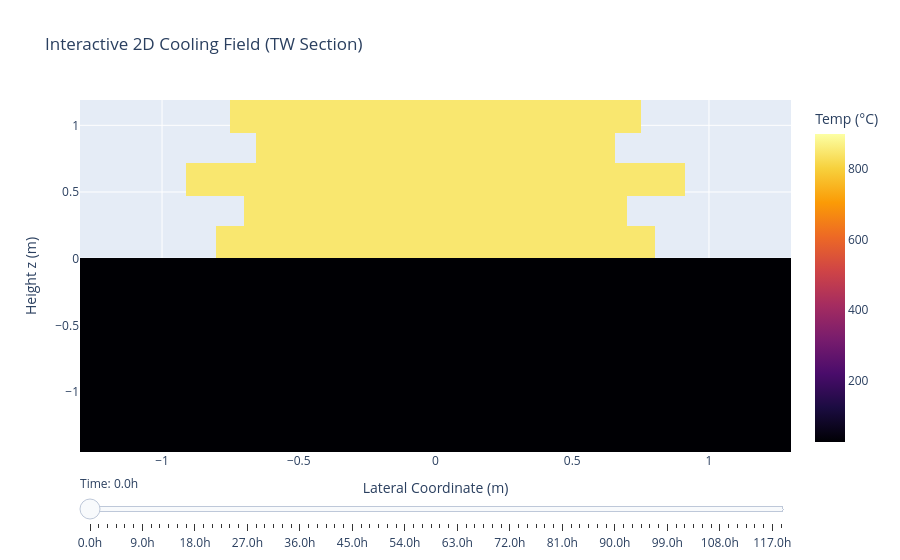

Notebook code cell kept with this figure:
### Markdown cell above
## Temperature evolution, interactive

The slider moves through the cooling run from the moment of stacking ($t = 0$) to the release
temperature ($t = t_{\text{RTP}}$).

### Code cell
# interactive slice through the run
fig_slider = create_interactive_plotly_heatmap(res_tw)
display(fig_slider)

### Figure 1 — Plotly figure (JSON) as saved in the notebook; plotly's stock layout.template omitted (floating-point values rounded to 4 significant figures; data arrays with more than 128 entries replaced by an {"elided": "..."} marker saying what was removed)
{"data": [{"colorbar": {"title": {"text": "Temp (°C)"}}, "colorscale": [[0, "#000004"], [0.1111, "#1b0c41"], [0.2222, "#4a0c6b"], [0.3333, "#781c6d"], [0.4444, "#a52c60"], [0.5556, "#cf4446"], [0.6667, "#ed6925"], [0.7778, "#fb9b06"], [0.8889, "#f7d13d"], [1, "#fcffa4"]], "type": "heatmap", "x": [-1.26, -1.18, -1.1, -1.02, -0.94, -0.8833, -0.85, -0.8167, -0.7917, -0.775, -0.7583, -0.7417, -0.725, -0.7083, -0.6958, -0.6875, -0.6792, -0.6328, -0.5484, -0.4641, -0.3797, -0.2953, -0.2109, -0.1266, -0.04219, 0.04219, 0.1266, 0.2109, 0.2953, 0.3797, 0.4641, 0.5484, 0.6328, 0.6792, 0.6875, 0.6958, 0.7083, 0.725, 0.7417, 0.7583, 0.775, 0.7917, 0.8167, 0.85, 0.8833, 0.94, 1.02, 1.1, 1.18, 1.26], "y": [-1.2, -0.7, -0.375, -0.175, -0.065, -0.015, 0.02083, 0.0625, 0.1042, 0.1458, 0.1875, 0.2292, 0.2683, 0.305, 0.3417, 0.3783, 0.415, 0.4517, 0.4908, 0.5325, 0.5742, 0.6158, 0.6575, 0.6992, 0.7383, 0.775, 0.8117, 0.8483, 0.885, 0.9217, 0.9608, 1.002, 1.044, 1.086, 1.127, 1.169], "z": {"elided": "36x50 float values"}, "zmax": 900, "zmin": 25}], "layout": {"sliders": [{"active": 0, "currentvalue": {"prefix": "Time: "}, "steps": [{"args": [["0.0h"], {"frame": {"duration": 300, "redraw": true}, "mode": "immediate"}], "label": "0.0h", "method": "animate"}, {"args": [["1.5h"], {"frame": {"duration": 300, "redraw": true}, "mode": "immediate"}], "label": "1.5h", "method": "animate"}, {"args": [["3.0h"], {"frame": {"duration": 300, "redraw": true}, "mode": "immediate"}], "label": "3.0h", "method": "animate"}, {"args": [["4.5h"], {"frame": {"duration": 300, "redraw": true}, "mode": "immediate"}], "label": "4.5h", "method": "animate"}, {"args": [["6.0h"], {"frame": {"duration": 300, "redraw": true}, "mode": "immediate"}], "label": "6.0h", "method": "animate"}, {"args": [["7.5h"], {"frame": {"duration": 300, "redraw": true}, "mode": "immediate"}], "label": "7.5h", "method": "animate"}, {"args": [["9.0h"], {"frame": {"duration": 300, "redraw": true}, "mode": "immediate"}], "label": "9.0h", "method": "animate"}, {"args": [["10.5h"], {"frame": {"duration": 300, "redraw": true}, "mode": "immediate"}], "label": "10.5h", "method": "animate"}, {"args": [["12.0h"], {"frame": {"duration": 300, "redraw": true}, "mode": "immediate"}], "label": "12.0h", "method": "animate"}, {"args": [["13.5h"], {"frame": {"duration": 300, "redraw": true}, "mode": "immediate"}], "label": "13.5h", "method": "animate"}, {"args": [["15.0h"], {"frame": {"duration": 300, "redraw": true}, "mode": "immediate"}], "label": "15.0h", "method": "animate"}, {"args": [["16.5h"], {"frame": {"duration": 300, "redraw": true}, "mode": "immediate"}], "label": "16.5h", "method": "animate"}, {"args": [["18.0h"], {"frame": {"duration": 300, "redraw": true}, "mode": "immediate"}], "label": "18.0h", "method": "animate"}, {"args": [["19.5h"], {"frame": {"duration": 300, "redraw": true}, "mode": "immediate"}], "label": "19.5h", "method": "animate"}, {"args": [["21.0h"], {"frame": {"duration": 300, "redraw": true}, "mode": "immediate"}], "label": "21.0h", "method": "animate"}, {"args": [["22.5h"], {"frame": {"duration": 300, "redraw": true}, "mode": "immediate"}], "label": "22.5h", "method": "animate"}, {"args": [["24.0h"], {"frame": {"duration": 300, "redraw": true}, "mode": "immediate"}], "label": "24.0h", "method": "animate"}, {"args": [["25.5h"], {"frame": {"duration": 300, "redraw": true}, "mode": "immediate"}], "label": "25.5h", "method": "animate"}, {"args": [["27.0h"], {"frame": {"duration": 300, "redraw": true}, "mode": "immediate"}], "label": "27.0h", "method": "animate"}, {"args": [["28.5h"], {"frame": {"duration": 300, "redraw": true}, "mode": "immediate"}], "label": "28.5h", "method": "animate"}, {"args": [["30.0h"], {"frame": {"duration": 300, "redraw": true}, "mode": "immediate"}], "label": "30.0h", "method": "animate"}, {"args": [["31.5h"], {"frame": {"duration": 300, "redraw": true}, "mode": "immediate"}], "label": "31.5h", "method": "animate"}, {"args": [["33.0h"], {"frame": {"duration": 300, "redraw": true}, "mode": "immediate"}], "label": "33.0h", "method": "animate"}, {"args": [["34.5h"], {"frame": {"duration": 300, "redraw": true}, "mode": "immediate"}], "label": "34.5h", "method": "animate"}, {"args": [["36.0h"], {"frame": {"duration": 300, "redraw": true}, "mode": "immediate"}], "label": "36.0h", "method": "animate"}, {"args": [["37.5h"], {"frame": {"duration": 300, "redraw": true}, "mode": "immediate"}], "label": "37.5h", "method": "animate"}, {"args": [["39.0h"], {"frame": {"duration": 300, "redraw": true}, "mode": "immediate"}], "label": "39.0h", "method": "animate"}, {"args": [["40.5h"], {"frame": {"duration": 300, "redraw": true}, "mode": "immediate"}], "label": "40.5h", "method": "animate"}, {"args": [["42.0h"], {"frame": {"duration": 300, "redraw": true}, "mode": "immediate"}], "label": "42.0h", "method": "animate"}, {"args": [["43.5h"], {"frame": {"duration": 300, "redraw": true}, "mode": "immediate"}], "label": "43.5h", "method": "animate"}, {"args": [["45.0h"], {"frame": {"duration": 300, "redraw": true}, "mode": "immediate"}], "label": "45.0h", "method": "animate"}, {"args": [["46.5h"], {"frame": {"duration": 300, "redraw": true}, "mode": "immediate"}], "label": "46.5h", "method": "animate"}, {"args": [["48.0h"], {"frame": {"duration": 300, "redraw": true}, "mode": "immediate"}], "label": "48.0h", "method": "animate"}, {"args": [["49.5h"], {"frame": {"duration": 300, "redraw": true}, "mode": "immediate"}], "label": "49.5h", "method": "animate"}, {"args": [["51.0h"], {"frame": {"duration": 300, "redraw": true}, "mode": "immediate"}], "label": "51.0h", "method": "animate"}, {"args": [["52.5h"], {"frame": {"duration": 300, "redraw": true}, "mode": "immediate"}], "label": "52.5h", "method": "animate"}, {"args": [["54.0h"], {"frame": {"duration": 300, "redraw": true}, "mode": "immediate"}], "label": "54.0h", "method": "animate"}, {"args": [["55.5h"], {"frame": {"duration": 300, "redraw": true}, "mode": "immediate"}], "label": "55.5h", "method": "animate"}, {"args": [["57.0h"], {"frame": {"duration": 300, "redraw": true}, "mode": "immediate"}], "label": "57.0h", "method": "animate"}, {"args": [["58.5h"], {"frame": {"duration": 300, "redraw": true}, "mode": "immediate"}], "label": "58.5h", "method": "animate"}, {"args": [["60.0h"], {"frame": {"duration": 300, "redraw": true}, "mode": "immediate"}], "label": "60.0h", "method": "animate"}, {"args": [["61.5h"], {"frame": {"duration": 300, "redraw": true}, "mode": "immediate"}], "label": "61.5h", "method": "animate"}, {"args": [["63.0h"], {"frame": {"duration": 300, "redraw": true}, "mode": "immediate"}], "label": "63.0h", "method": "animate"}, {"args": [["64.5h"], {"frame": {"duration": 300, "redraw": true}, "mode": "immediate"}], "label": "64.5h", "method": "animate"}, {"args": [["66.0h"], {"frame": {"duration": 300, "redraw": true}, "mode": "immediate"}], "label": "66.0h", "method": "animate"}, {"args": [["67.5h"], {"frame": {"duration": 300, "redraw": true}, "mode": "immediate"}], "label": "67.5h", "method": "animate"}, {"args": [["69.0h"], {"frame": {"duration": 300, "redraw": true}, "mode": "immediate"}], "label": "69.0h", "method": "animate"}, {"args": [["70.5h"], {"frame": {"duration": 300, "redraw": true}, "mode": "immediate"}], "label": "70.5h", "method": "animate"}, {"args": [["72.0h"], {"frame": {"duration": 300, "redraw": true}, "mode": "immediate"}], "label": "72.0h", "method": "animate"}, {"args": [["73.5h"], {"frame": {"duration": 300, "redraw": true}, "mode": "immediate"}], "label": "73.5h", "method": "animate"}, {"args": [["75.0h"], {"frame": {"duration": 300, "redraw": true}, "mode": "immediate"}], "label": "75.0h", "method": "animate"}, {"args": [["76.5h"], {"frame": {"duration": 300, "redraw": true}, "mode": "immediate"}], "label": "76.5h", "method": "animate"}, {"args": [["78.0h"], {"frame": {"duration": 300, "redraw": true}, "mode": "immediate"}], "label": "78.0h", "method": "animate"}, {"args": [["79.5h"], {"frame": {"duration": 300, "redraw": true}, "mode": "immediate"}], "label": "79.5h", "method": "animate"}, {"args": [["81.0h"], {"frame": {"duration": 300, "redraw": true}, "mode": "immediate"}], "label": "81.0h", "method": "animate"}, {"args": [["82.5h"], {"frame": {"duration": 300, "redraw": true}, "mode": "immediate"}], "label": "82.5h", "method": "animate"}, {"args": [["84.0h"], {"frame": {"duration": 300, "redraw": true}, "mode": "immediate"}], "label": "84.0h", "method": "animate"}, {"args": [["85.5h"], {"frame": {"duration": 300, "redraw": true}, "mode": "immediate"}], "label": "85.5h", "method": "animate"}, {"args": [["87.0h"], {"frame": {"duration": 300, "redraw": true}, "mode": "immediate"}], "label": "87.0h", "method": "animate"}, {"args": [["88.5h"], {"frame": {"duration": 300, "redraw": true}, "mode": "immediate"}], "label": "88.5h", "method": "animate"}, {"args": [["90.0h"], {"frame": {"duration": 300, "redraw": true}, "mode": "immediate"}], "label": "90.0h", "method": "animate"}, {"args": [["91.5h"], {"frame": {"duration": 300, "redraw": true}, "mode": "immediate"}], "label": "91.5h", "method": "animate"}, {"args": [["93.0h"], {"frame": {"duration": 300, "redraw": true}, "mode": "immediate"}], "label": "93.0h", "method": "animate"}, {"args": [["94.5h"], {"frame": {"duration": 300, "redraw": true}, "mode": "immediate"}], "label": "94.5h", "method": "animate"}, {"args": [["96.0h"], {"frame": {"duration": 300, "redraw": true}, "mode": "immediate"}], "label": "96.0h", "method": "animate"}, {"args": [["97.5h"], {"frame": {"duration": 300, "redraw": true}, "mode": "immediate"}], "label": "97.5h", "method": "animate"}, {"args": [["99.0h"], {"frame": {"duration": 300, "redraw": true}, "mode": "immediate"}], "label": "99.0h", "method": "animate"}, {"args": [["100.5h"], {"frame": {"duration": 300, "redraw": true}, "mode": "immediate"}], "label": "100.5h", "method": "animate"}, {"args": [["102.0h"], {"frame": {"duration": 300, "redraw": true}, "mode": "immediate"}], "label": "102.0h", "method": "animate"}, {"args": [["103.5h"], {"frame": {"duration": 300, "redraw": true}, "mode": "immediate"}], "label": "103.5h", "method": "animate"}, {"args": [["105.0h"], {"frame": {"duration": 300, "redraw": true}, "mode": "immediate"}], "label": "105.0h", "method": "animate"}, {"args": [["106.5h"], {"frame": {"duration": 300, "redraw": true}, "mode": "immediate"}], "label": "106.5h", "method": "animate"}, {"args": [["108.0h"], {"frame": {"duration": 300, "redraw": true}, "mode": "immediate"}], "label": "108.0h", "method": "animate"}, {"args": [["109.5h"], {"frame": {"duration": 300, "redraw": true}, "mode": "immediate"}], "label": "109.5h", "method": "animate"}, {"args": [["111.0h"], {"frame": {"duration": 300, "redraw": true}, "mode": "immediate"}], "label": "111.0h", "method": "animate"}, {"args": [["112.5h"], {"frame": {"duration": 300, "redraw": true}, "mode": "immediate"}], "label": "112.5h", "method": "animate"}, {"args": [["114.0h"], {"frame": {"duration": 300, "redraw": true}, "mode": "immediate"}], "label": "114.0h", "method": "animate"}, {"args": [["115.5h"], {"frame": {"duration": 300, "redraw": true}, "mode": "immediate"}], "label": "115.5h", "method": "animate"}, {"args": [["117.0h"], {"frame": {"duration": 300, "redraw": true}, "mode": "immediate"}], "label": "117.0h", "method": "animate"}, {"args": [["118.2h"], {"frame": {"duration": 300, "redraw": true}, "mode": "immediate"}], "label": "118.2h", "method": "animate"}]}], "title": {"text": "Interactive 2D Cooling Field (TW Section)"}, "xaxis": {"title": {"text": "Lateral Coordinate (m)"}}, "yaxis": {"title": {"text": "Height z (m)"}}}}
